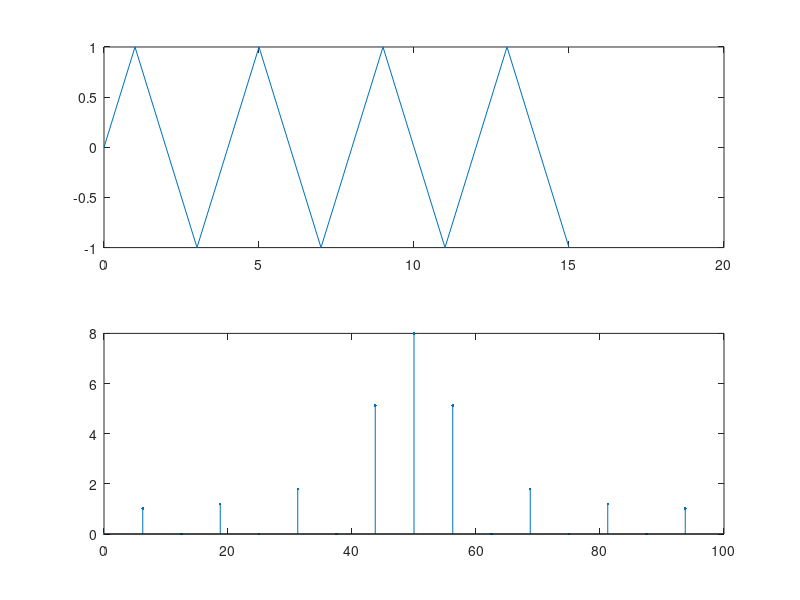

Reproduce this figure in MATLAB.
clear all;
f0 = 50;
N =16;
n = 0:N-1;
fs3 = 200;
f = fs3/(2*N)*(0:(2*N/2-1));
x3 = sin((2*pi*f0/fs3)*n);
X3 = fft(x3,2*N);
subplot(211)
plot(n,x3);
subplot(212)
stem(f,abs(X3(1:N)),'.');